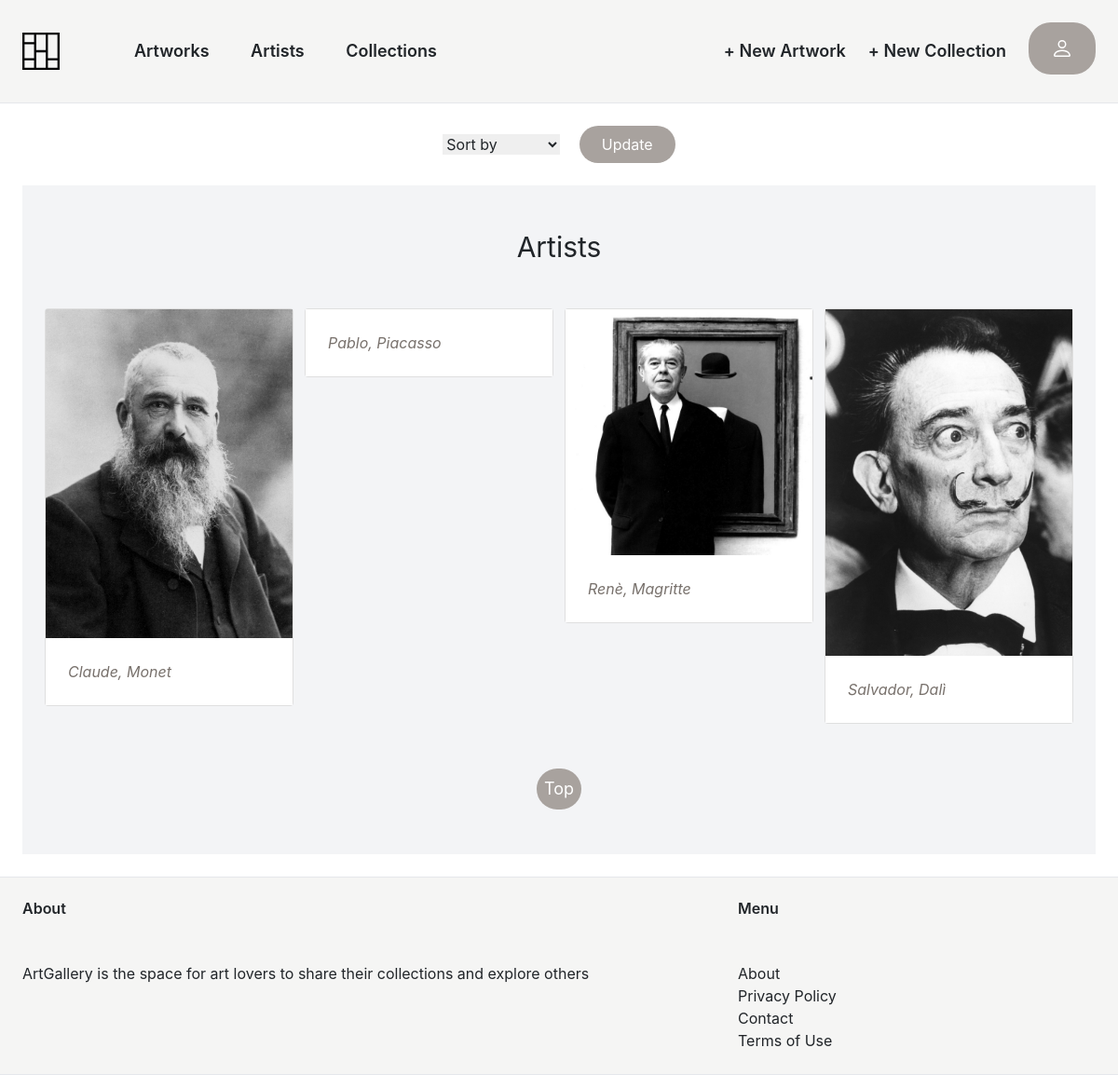
The app's page /artwork/all_artists/ (signed in) with its own data.
### artwork/models.py (models this page shows, shortened)
class Artist(models.Model):
    name = models.CharField(max_length=255)
    surname = models.CharField(max_length=255)
    bio = models.TextField(blank=True)
    date_of_birth = models.DateField()
    photo = models.ImageField(upload_to='artists/', blank=True)

### artwork/views.py (the view)
# urls.py: path('all_artists/', views.all_artists, name = 'all_artists'),
def all_artists(request):
    if request.user.is_authenticated:
        sort_param = request.GET.get('filter', 'name')  # Get the sorting parameter from the URL query string, defaulting to 'name'
        if sort_param == 'name':
            artists = Artist.objects.all().order_by('name')
        elif sort_param == '-name':
            artists = Artist.objects.all().order_by('-name')
        elif sort_param == 'birthday':
            artists = Artist.objects.all().order_by('date_of_birth')
        elif sort_param == '-birthday':
            artists = Artist.objects.all().order_by('-date_of_birth')
        else:
            artists = Artist.objects.all()
        return render(request, 'artwork/all_artists.html', {'artists': artists, 'sort_param': sort_param})
    else:
        return redirect('accounts:login')

### artwork/templates/artwork/all_artists.html (shortened to what this page needs)
{% extends 'core/base.html' %}
{% block content %}
<div class=" flex justify-center">
    <div >
        <form action="" method="GET">
          <div>
            <select name="filter" id="">
              <option value="" disabled selected>Sort by</option>
            </select>
            <button type="submit" class="ml-3 bg-stone-400 text-white px-4 py-2 rounded-3xl">Update</button>
        </form>
    </div>
    </div>
</div>
<div class="mt-6 px-6 py-12 bg-gray-100">
  <h1 class="mb-12 text-3xl text-center">Artists</h1>
  <div class="grid grid-cols-4 gap-3 justify-center">
    {% for artist in artists %}
    <div>
      <a href="{% url 'artwork:artist' artist.id %}" class="">
        <div class="card" style="">
          {% if artist.photo %}
          <img src="{{ artist.photo.url }}" alt="">
          {% else %}
          <p>No photo available</p>
          {% endif %}
          <div class="card-body p-6 bg-white">
            <p class="card-text italic text-stone-500">{{ artist.name }}, {{ artist.surname }} </p>
          </div>
        </div>
      </a>
    </div>
    {% endfor %}
  </div>
  <div class="flex justify-center mt-12">
    <a href="#" class=" p-2 text-lg bg-stone-400 text-white hover:bg-stone-500 rounded-3xl">Top</a>
  </div>
</div>
{% endblock %}

### records on screen
Artist: photo (picture), name "Claude", surname "Monet"
Artist: name "Pablo", surname "Piacasso"
Artist: photo (picture), name "Renè", surname "Magritte"
Artist: photo (picture), name "Salvador", surname "Dalì"
